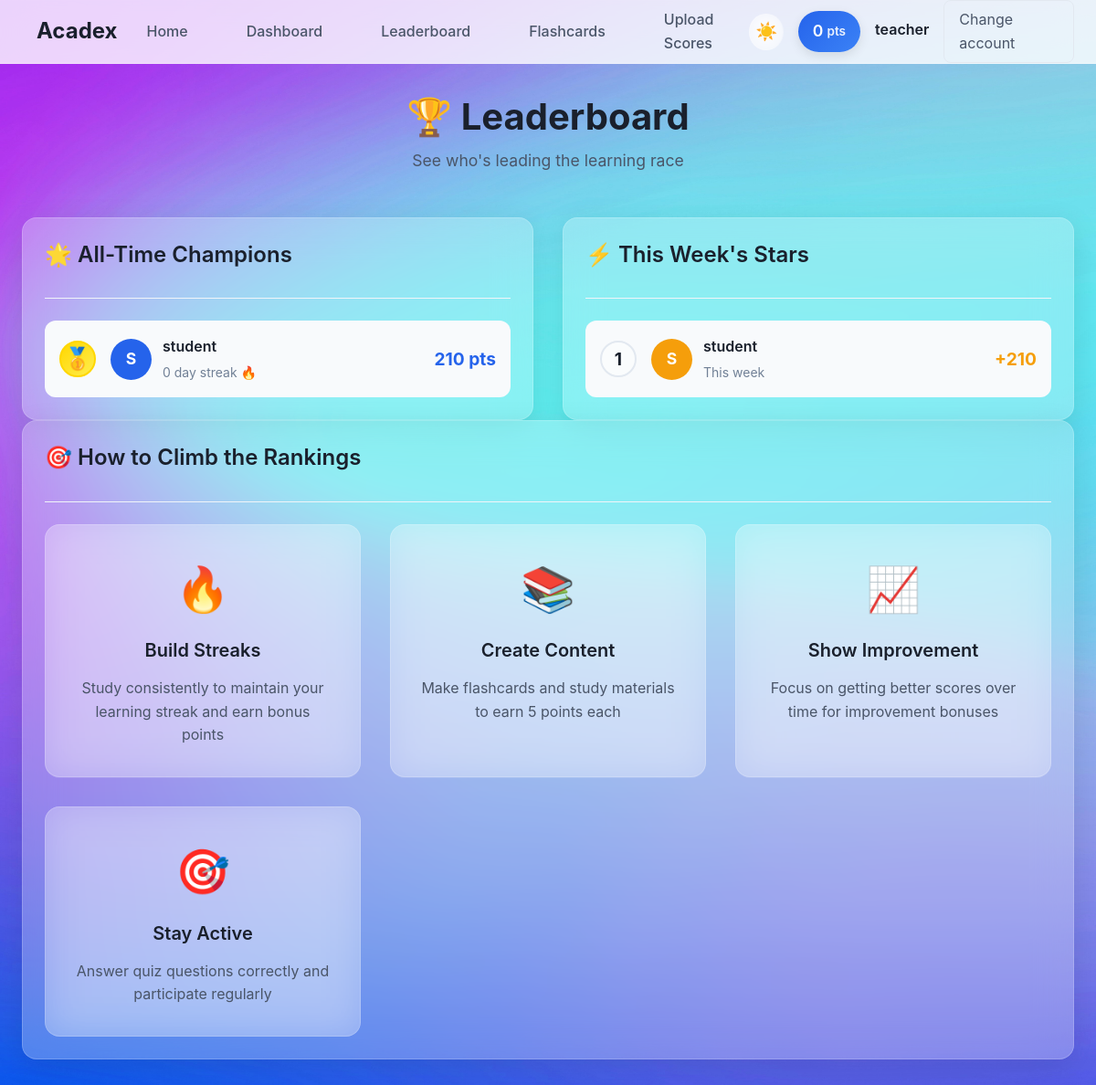
The app's page /leaderboard/ (signed in), older data.
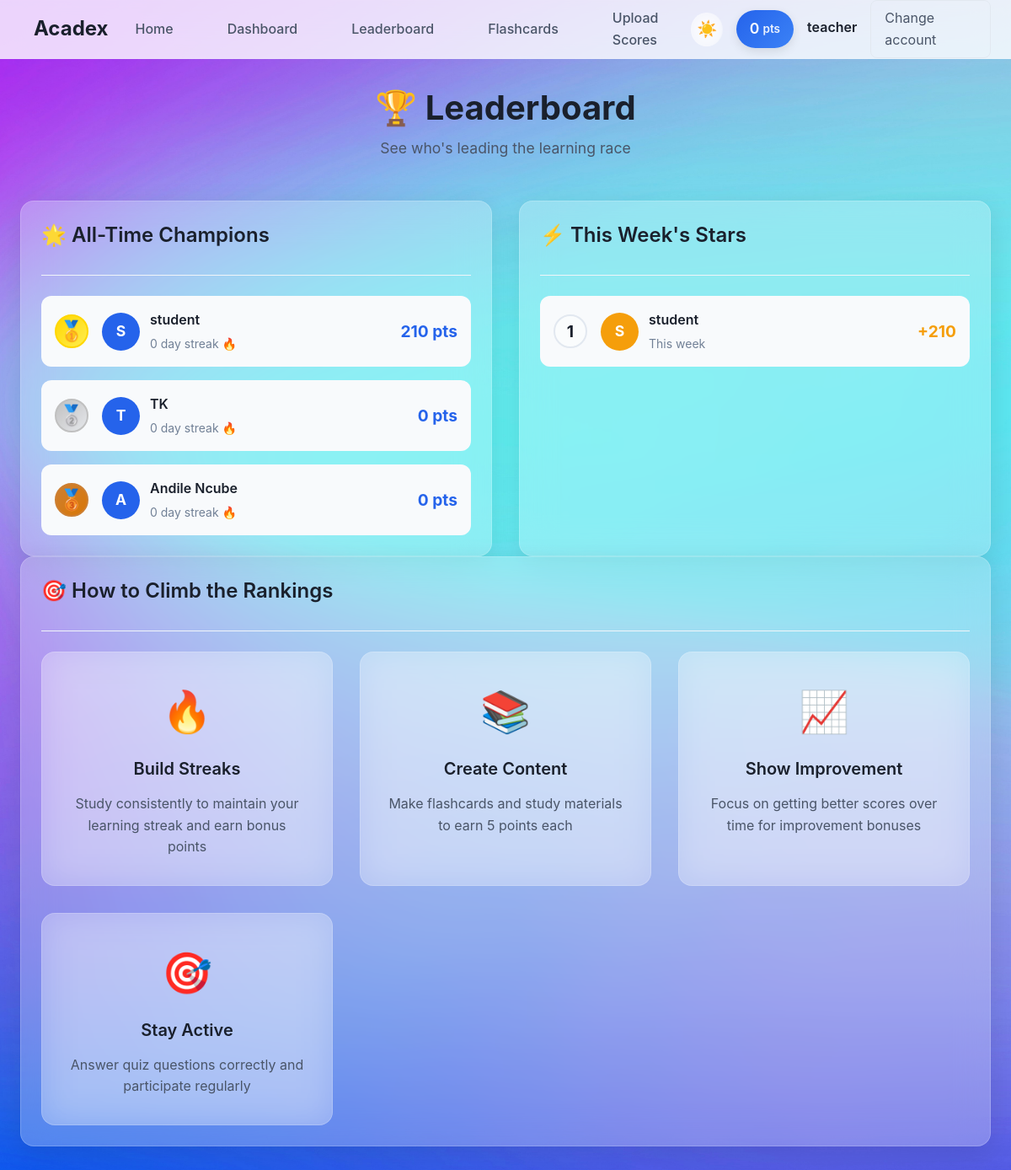
The same page, newer data.
### accounts/models.py (models this page shows, shortened)
class Profile(models.Model):
    user = models.OneToOneField(
        User,
        on_delete=models.CASCADE
    )
    is_teacher = models.BooleanField(
        default=False
    )
    points = models.IntegerField(
        default=0
    )
    streak_days = models.IntegerField(
        default=0
    )
    last_activity = models.DateField(
        null=True,
        blank=True
    )

### leaderboard/views.py (the view)
# urls.py: path('leaderboard/', include('leaderboard.urls')),  # Leaderboard functionality
@login_required
def leaderboard(request):
    top_users = Profile.objects.filter(is_teacher=False).order_by('-points')[:10]
    week_ago = datetime.now() - timedelta(days=7)
    weekly_points = PointTransaction.objects.filter(
        created_at__gte=week_ago
    ).values('user').annotate(
        weekly_total=Sum('points')
    ).order_by('-weekly_total')[:10]
    weekly_user_ids = [item['user'] for item in weekly_points]
    weekly_users = Profile.objects.filter(user_id__in=weekly_user_ids, is_teacher=False)
    weekly_leaderboard = []
    for points_data in weekly_points:
        try:
            profile = weekly_users.get(user_id=points_data['user'])
            weekly_leaderboard.append({
                'profile': profile,
                'weekly_points': points_data['weekly_total']
            })
        except Profile.DoesNotExist:
            pass
    context = {
        'top_users': top_users,
        'weekly_leaderboard': weekly_leaderboard,
    }
    return render(request, 'leaderboard/leaderboard.html', context)

### core/templates/leaderboard/leaderboard.html (shortened to what the changed rows need)
{% extends 'base.html' %}
{% block content %}
<div class="dashboard-header">
    <h1 class="page-title">🏆 Leaderboard</h1>
</div>
<div style="display: grid; grid-template-columns: repeat(auto-fit, minmax(400px, 1fr)); gap: 2rem;">
    <div class="section-card">
        <div class="section-header">
            <h2 class="section-title">🌟 All-Time Champions</h2>
        </div>
        {% if top_users %}
            <div class="leaderboard-list">
                {% for profile in top_users %}
                <div class="leaderboard-item {% if profile.user == user %}current-user{% endif %}">
                    <div class="rank-badge rank-{{ forloop.counter }}">
                        {% if forloop.counter == 1 %}🥇
                        {% elif forloop.counter == 2 %}🥈
                        {% elif forloop.counter == 3 %}🥉
                        {% else %}{{ forloop.counter }}
                        {% endif %}
                    </div>
                    <div class="user-info">
                        <div class="user-avatar">
                            {{ profile.user.username|first|upper }}
                        </div>
                        <div class="user-details">
                            <div class="username">
                                {{ profile.user.username }}
                            </div>
                            <div class="streak">{{ profile.streak_days }} day streak 🔥</div>
                        </div>
                    </div>
                    <div class="points-display">{{ profile.points }} pts</div>
                </div>
                {% endfor %}
            </div>
        {% else %}
            <div class="empty-state">
                <div class="empty-icon">🏆</div>
                <p class="empty-text">No champions yet. Be the first to earn points!</p>
            </div>
        {% endif %}
    </div>
    <div class="section-card">
        <div class="section-header">
            <h2 class="section-title">⚡ This Week's Stars</h2>
        </div>
        {% if weekly_leaderboard %}
            <div class="leaderboard-list">
                {% for item in weekly_leaderboard %}
                <div class="leaderboard-item {% if item.profile.user == user %}current-user{% endif %}">
                    <div class="rank-badge">{{ forloop.counter }}</div>
                    <div class="user-info">
                        <div class="user-avatar weekly">
                            {{ item.profile.user.username|first|upper }}
                        </div>
                        <div class="user-details">
                            <div class="username">
                                {{ item.profile.user.username }}
                            </div>
                            <div class="weekly-label">This week</div>
                        </div>
                    </div>
                    <div class="points-display weekly">+{{ item.weekly_points }}</div>
                </div>
                {% endfor %}
            </div>
        {% else %}
            <div class="empty-state">
                <div class="empty-icon">⚡</div>
                <p class="empty-text">No activity this week yet. Start studying to claim your spot!</p>
            </div>
        {% endif %}
    </div>
</div>
<div class="section-card">
    <div class="section-header">
        <h2 class="section-title">🎯 How to Climb the Rankings</h2>
    </div>
</div>
{% endblock %}

Row changes from the older to the newer data that the page shows:
added Profile: user.username|first "T", user.username "TK", streak_days "0", points "0", shown under "🌟 All-Time Champions"
added Profile: user.username|first "A", user.username "Andile Ncube", streak_days "0", points "0", shown under "🌟 All-Time Champions"
